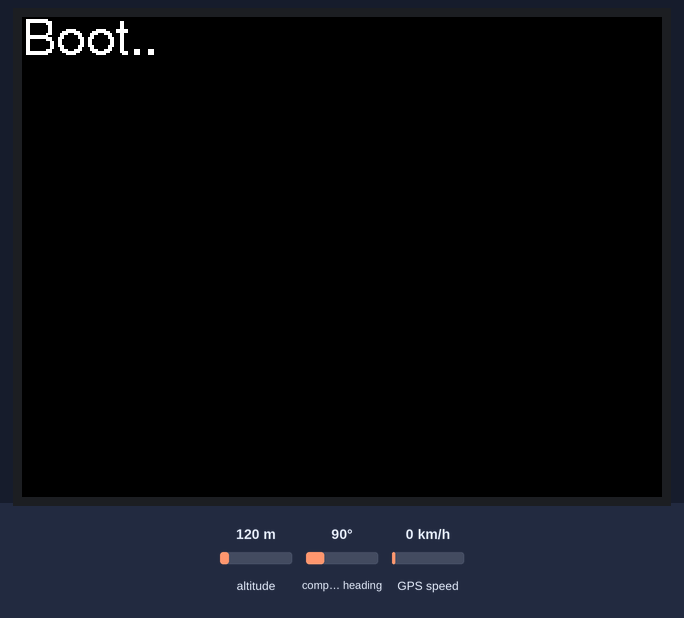
The sketch below on a simulated ESP32. Shown: 320×240 colour display. Inputs (shaded band) come from the test bench; at power-on: altitude 120 m, compass heading 90°, GPS speed 0 km/h. WiFi joins after 1.5 s; servers stay silent unless stated; the GPS gets a fix after 3 s at 37.7749, -122.4194 with 8 satellites.

Above: at 1.2 s.
At 2.3 s:
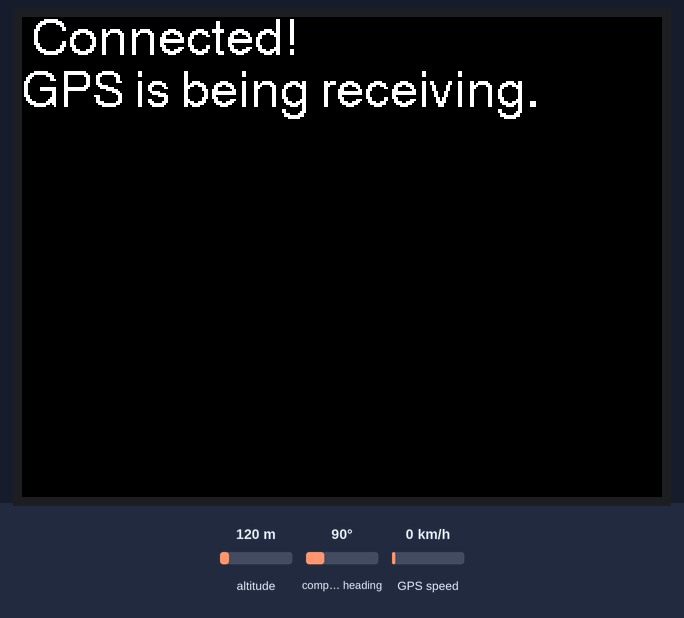
At 5.6 s:
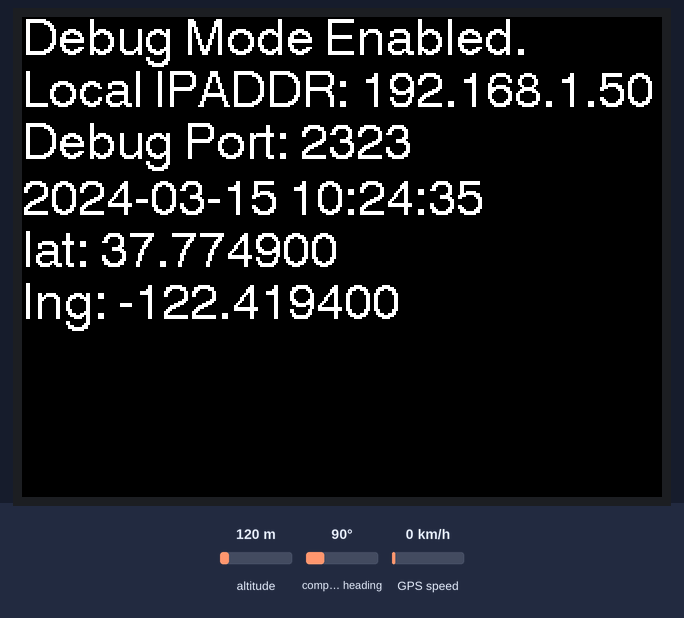
At 13.6 s:
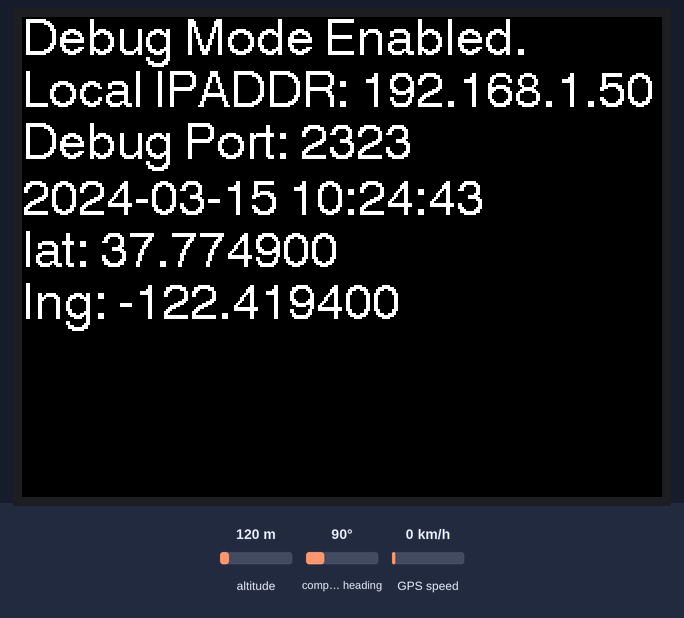
At 21.6 s:
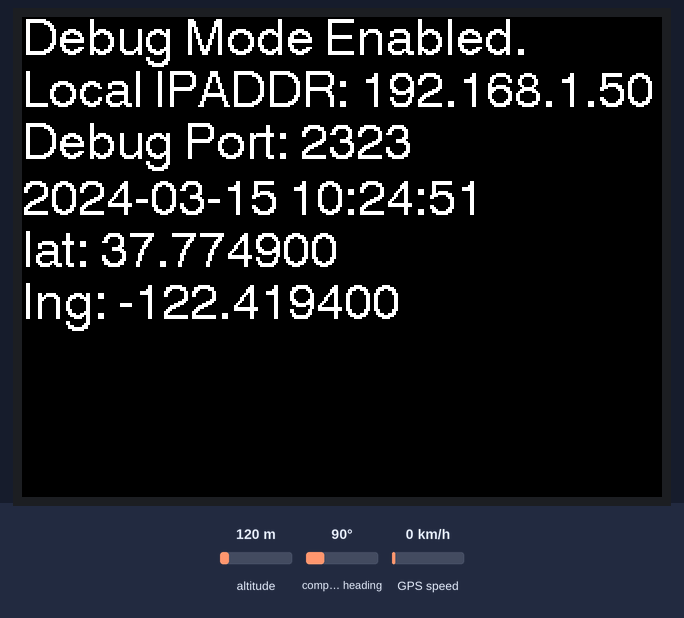
At 38.6 s:
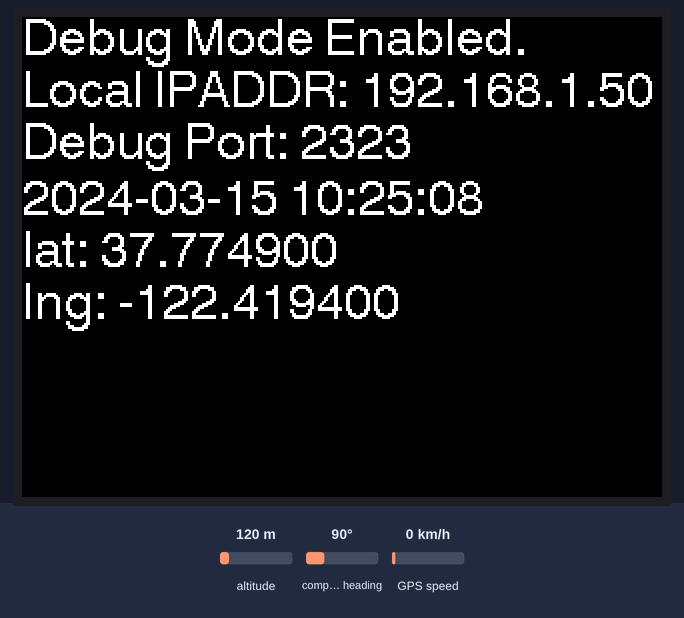

The sketch:

m5stack-03.ino
```cpp
#include <M5Stack.h>
#include <WiFi.h>
#include <TinyGPS++.h>

#define LCD_CLEAR(s) do { M5.Lcd.clear(s); M5.Lcd.setCursor(0, 0); } while(0);
#define LCD_WAIT_C(s, t) do { M5.Lcd.print(s); delay(t); } while(0);

const int wifiConnectTimeout = 30;
const int wifiServerPort = 2323;
WiFiServer wifiServer(wifiServerPort);
WiFiClient wifiClient;
volatile boolean wifiClientConnected = false;

HardwareSerial GPSRaw(2);
TinyGPSPlus gps;
const int gpsModuleTimeout = 30;

void uartServer(void* arg)
{
  while (WiFi.status() == WL_CONNECTED) {
    do {
      wifiClient = wifiServer.available();
    } while (!wifiClient);
    if (wifiClient.connected()) {
      wifiClientConnected = true;
      wifiClient.print("\033[2J\033[0;0H");
      wifiClient.println("GPS is being receiving.");
      // GPSモジュールからデータを受信するまで待機
      while (!GPSRaw.available()) {
        if (!wifiClient.connected()) {
          break;
        }
        wifiClient.print(".");
        vTaskDelay(1000);
      }
      wifiClient.println("");
      while (wifiClient.connected()) {
        while (GPSRaw.available()) {
          wifiClient.write(GPSRaw.read());
        }
      }
      wifiClientConnected = false;
      wifiClient.stop();
    }
    vTaskDelay(100);
  }
}

void setup() {
  M5.begin();
  M5.Power.begin();
  M5.Speaker.begin();

  M5.Lcd.setTextFont(4);
  M5.Lcd.print("Boot");

  WiFi.begin();
  for (int i = 0; WiFi.status() != WL_CONNECTED && i < wifiConnectTimeout; i++) {
    LCD_WAIT_C(".", 1000);
  }

  LCD_CLEAR(BLACK);

  if (WiFi.status() == WL_CONNECTED) {
    M5.Lcd.print(WiFi.SSID());
    M5.Lcd.println(F(" Connected!"));
    //M5.Lcd.print(WiFi.psk());
    wifiServer.begin();
    xTaskCreatePinnedToCore(uartServer, "uartServer", 8192, NULL, 1, NULL, 1);
  }
  else {
    M5.Lcd.println(F("Cannot connect to Wi-fi."));
  }

  M5.Speaker.end();

  GPSRaw.begin(9600);
  M5.Lcd.print(F("GPS is being receiving."));
  for (int i = 0; !GPSRaw.available() && i < gpsModuleTimeout; i++) {
    LCD_WAIT_C(".", 1000);
  }
  delay(3000);
  LCD_CLEAR(BLACK);
  if (WiFi.status() == WL_CONNECTED) {
    M5.Lcd.println(F("Debug Mode Enabled."));
    M5.Lcd.print(F("Local IPADDR: "));
    M5.Lcd.println(WiFi.localIP());
    M5.Lcd.print(F("Debug Port: "));
    M5.Lcd.println(wifiServerPort);
  }
}

void loop() {
  if (wifiClientConnected) {
    M5.Lcd.fillRect(0, 80, 320, 160, BLACK);
    M5.Lcd.setCursor(0, 80);
    M5.Lcd.println("Client Connected.");
    delay(1000);
    return;
  }
  if (GPSRaw.available()) {
    gps.encode(GPSRaw.read());
    if (gps.time.isUpdated()) {
      M5.Lcd.setCursor(0, 80);
      M5.Lcd.printf("%04d-%02d-%02d %02d:%02d:%02d\n",
                    (uint16_t) gps.date.year(),
                    (uint8_t) gps.date.month(),
                    (uint8_t) gps.date.day(),
                    (uint8_t) gps.time.hour(),
                    (uint8_t) gps.time.minute(),
                    (uint8_t) gps.time.second()
                   );
      M5.Lcd.print(F("lat: "));
      M5.Lcd.println(gps.location.lat(), 6);
      M5.Lcd.print(F("lng: "));
      M5.Lcd.println(gps.location.lng(), 6);
    }
  }
}
```

Measured:
- what the display in image 0 shows lasts 1.1 s, from 1.2 s to 2.3 s
- what the display in image 1 shows lasts 3.1 s, from 2.3 s to 5.4 s
- what the display in image 3 shows lasts 1.0 s, from 13.6 s to 14.6 s
